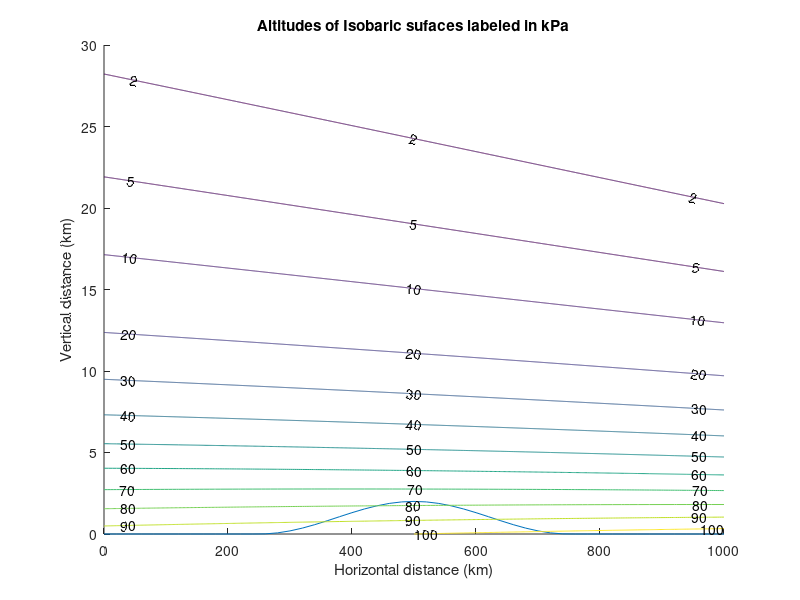
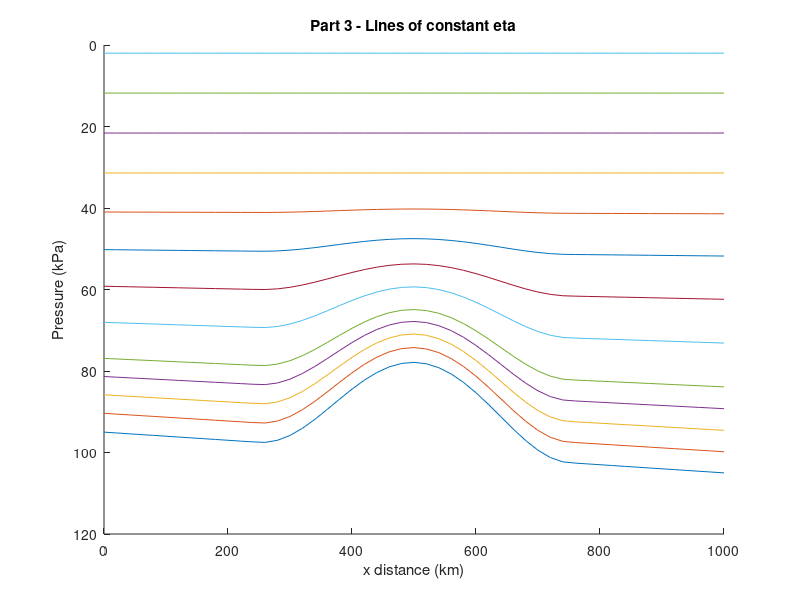
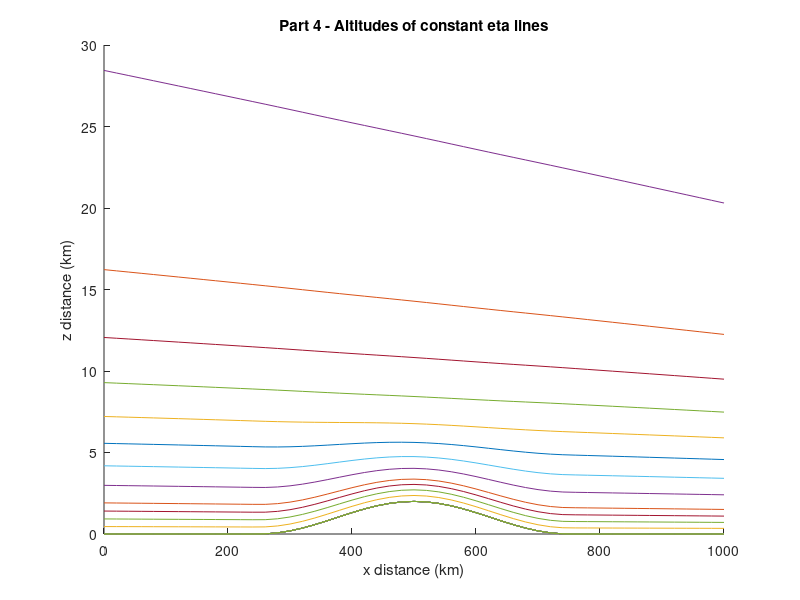

These charts were generated, in order, by the following MATLAB code:
%%
% Rachel Steinhart
% ATSC 507 Homework 1
% January 22st, 2020
%%
clear all
close all
%% Inputs
xkm = 0:20:1000;
zkm = 0:0.001:30;
pi_top = 2;
eta_c = 0.3;
a = 0.0293;
P = [100 90 80 70 60 50 40 30 20 10 5 2];
eta = [1, 0.95, 0.9, 0.85, 0.8, 0.7, 0.6, 0.5, 0.4, 0.3, 0.2, 0.1, 0];
%% Question 1
%Find:  On an x-z graph, plot the altitudes (km) of the following isobaric surfaces:
%100, 90, 80, 70, 60, 50, 40, 30, 20, 10, 5, 2 kPa.
%On the same plot, plot the altitude of Zground. 
%% Temperature
%This loop creates a [31,51] matrix where each row represents the
%temperatures across x for one z value
T_matrix = zeros(length(zkm),length(xkm));
for i=1:length(zkm)
    zkm_calc = zkm(i);
    if zkm_calc < 12
        T = (40 - 0.08.*xkm) - 6.5*zkm_calc + 273; %K
    else
        T = (40-0.08.*xkm) - 6.5*12 + 273; %K
    end
    T_matrix(i,:) = T;
end

%% Pressure
Pressure = zeros(length(zkm),length(xkm));
Pms1 = 95 + 0.01.*xkm;
Pressure(1,:) = Pms1;
for j=1:length(zkm)-1
    P2 = Pressure(j,:).*exp((zkm(j) - zkm(j+1))./(a.*T_matrix(j+1,:)));
    Pressure(j+1,:) = P2;
end

%% Zground
Zground=zeros(1,length(xkm));
for j=1:length(xkm)
    %xkm_calc=xkm(j);
    if 250 < xkm(j) && xkm(j) < 750
        Zground_km = 1 + cos(2*3.14159.*(xkm(j) - 500)/500);
    else
        Zground_km = 0;
    end
    Zground(1,j)=Zground_km;
end

%% Plot Altitudes
figure(1)
hold on
plot(xkm,Zground);
[C,h]=contour(xkm,zkm,Pressure,P);
clabel(C,h)
xlabel('Horizontal distance (km)');
ylabel('Vertical distance (km)');
title('Altitudes of Isobaric sufaces labeled in kPa');

%% Question 2
% Interpolate to find the Psurface (kPa) pressure at Zground. Namely, it is the pressure that corresponds to eta = 1.  
%This pressure that you use to find eta in exercises (3) & (4).
%% Surface Pressure 2
z1 = 0;
Psfc = Pms1.*exp((z1 - Zground)./(a.*T_matrix(1,:)));
Table = [xkm(:), Zground(:), Psfc(:)];
Table = Table.'
%% Question 3
%Create a new P-x graph, on which you plot lines of constant eta, for the eta values listed below.  
%Namely, it should look something like WRF4 figure 2.1b, but with the more realistic meteorology that I prescribed above.  
%Also, like that figure, plot pressure P on the vertical axis in reversed order (highest pressure at the bottom of the figure), 
%but don't use a log scale for P.

%CAUTION: when calculating the values of B to use in WRF4 eq. (2.2), 
%be advised that WRF4 eq. (2.3) applies only for eta > eta_c. Otherwise, set B = 0 for eta <= eta_c.
%% Lines of constant eta
c1 = 2*eta_c^2/(1-eta_c)^3;
c2 = -eta_c*(4 + eta_c + eta_c^2)/(1-eta_c)^3;
c3 = 2*(1+eta_c+eta_c^2)/(1-eta_c)^3;
c4 = -(1+eta_c)/(1-eta_c)^3;

B = zeros(1,length(eta));
for l=1:length(eta)
    etacalc = eta(l);
    if etacalc > eta_c
        B1 = c1 + c2*etacalc + c3*etacalc^2 + c4*etacalc^3;
    else
        B1 = 0;
    end
    B(1,l)=B1;
end

Pd = zeros(length(B), length(xkm));
for q=1:length(B)
    Pd_calc = B(q).*(Psfc-pi_top) + (eta(q)-B(q)).*(100-pi_top) + pi_top;
    Pd(q,:) = Pd_calc;
end
%% Plot Eta lines
figure(2)
hold on
for m=1:length(eta)
    plot(xkm,Pd(m,:))
    set(gca, 'YDir','reverse')
    xlabel('x distance (km)');
    ylabel('Pressure (kPa)');
    title('Part 3 - Lines of constant eta')
end 
%% Question 4
%Create a new z-x graph, on which you plot the z altitudes of the constant 
%eta lines for the same eta values as in part (3) above. Make use of the hypsometric eq 
%to find the heights z at the pressure levels that correspond to the requested eta values.
%% Pressures associated with eta lines
z_eta = zeros(length(eta), length(xkm));
z_eta(1,:) = Zground;
T_eta = zeros(length(eta),length(xkm));
for k=1:length(eta)-1
    %for z=1:length(zkm)
    if z_eta(k,:) < 12
        T_eta(k,:) = (40 - 0.08.*xkm(1,:)) - 6.5.*z_eta(k,:) + 273; %K
    else
        T_eta(k,:) = (40-0.08.*xkm(1,:)) - 6.5*12 + 273; %K
    end
    z_eta(k+1,:) = (-log(Pd(k+1,:)./Pd(k,:))*a.*T_eta(k,:)) + z_eta(k,:);
    %end
     
end
%% Plot Eta lines
figure(3)
hold on
for m=1:length(eta)
    plot(xkm,z_eta(m,:))
    plot(xkm,Zground)
    %ylim([0 20])
    xlabel('x distance (km)');
    ylabel('z distance (km)');
    title('Part 4 - Altitudes of constant eta lines');
end

%% Old codes
% %alt_eta = zeros(length(eta),length(xkm));
% z_eta(1,:) = Zground;
% %alt_eta(1,:)=z_eta(1,:);
% 
% for k=2:length(eta)
%     z_eta(k,:) = (-log(Pd(k,:)./Pd(k-1,:))*a.*T_matrix(k,:)) + z_eta(k-1,:);
% end
% 


%% Solve for eta
% eta_matrix = zeros(length(eta),length(xkm));
% for n=1:length(eta)
%     eta_calc = (Pd(n,:) - pi_top)./(Psfc(1,:) - pi_top);
%     eta_matrix(n,:) = eta_calc;
%     
% end

% 
% 
% for o=1:length(eta)
%     figure(4)
%     hold on
%     plot(xkm,Zground);
%     [C1,h1]=contour(xkm,zkm,Pressure,Pd(o,:));
%     clabel(C1,h1)
%     xlabel('Horizontal distance (km)');
%     ylabel('Vertical distance (km)');
%     title('Part 4 - Altituges of constant eta lines');
%         
% 
%     
% end

% figure(4)
% hold on
% plot(xkm,Zground);
% [C1,h1]=contour(xkm,zkm,Pd);
% clabel(C1,h1)
% xlabel('Horizontal distance (km)');
% ylabel('Vertical distance (km)');
% title('Part 4 - Altituges of constant eta lines');

